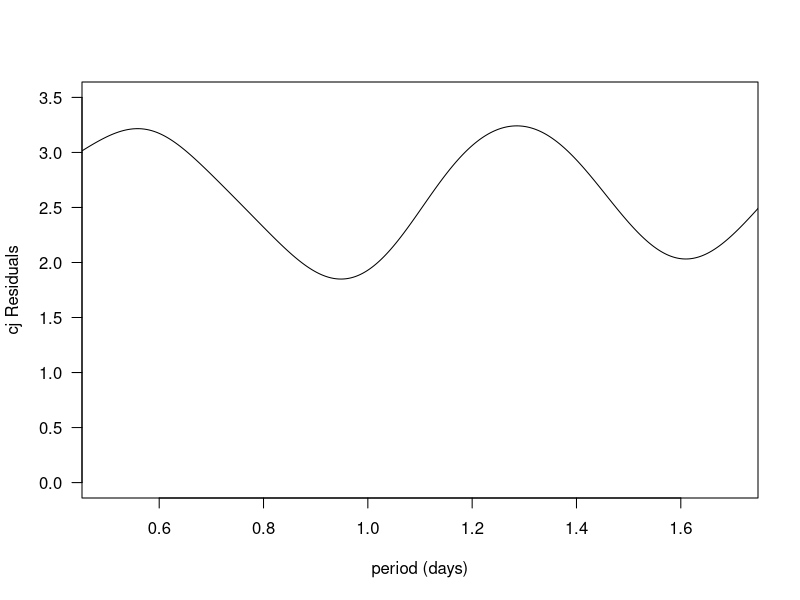

Write R code to recreate this figure.
hh<-read.table("1F1rawdata.csv",sep=",",header=T)
hh

#x<-hh[,1] # time
#y<-hh[,3] # 1F1 of scarlet
#y<-hh[,4] # 1F1 of clkjrk

x<-hh[7:18,1] # just do the DD section...
y<-hh[7:18,4] 
# y<-hh[7:18,3] # for scarlet


#Part one : measure the residual in a 'lm' fit and find its approximate minimum
f <- function( omega ) { #
   x1 <- sin( omega * x )#
   x2 <- cos( omega * x )#
   r <- lm( y ~ x1 + x2 )#
   res <- mean( residuals(r)^2 )#
   attr( res, "coef" ) <- coef(r)#
   res#
 }#

omegas <- seq( .001, 0.5, length=1000 )
res <- sapply(omegas, f)#
plot( #
   omegas*24/(2*3.14), res,#
   las=1, type="n", ylim=c(0,3.5),xlim=c(0.5,1.7),#
   ylab = "cj Residuals", xlab = "period (days)" )
   
lines( #
   omegas*24/(2*3.14), res )   
   
   
#find the minimum 
which(res == min(res), arr.ind = TRUE)
omega_start <- res[which(res == min(res), arr.ind = TRUE)]
omega_start

#Part two : do the nls fit

fit<-nls(y~C+alpha*sin(W*x)+beta*cos(W*x), start=list(C=9.6, alpha=4.8, beta=4.8, W= omega_start))
summary(fit)





   